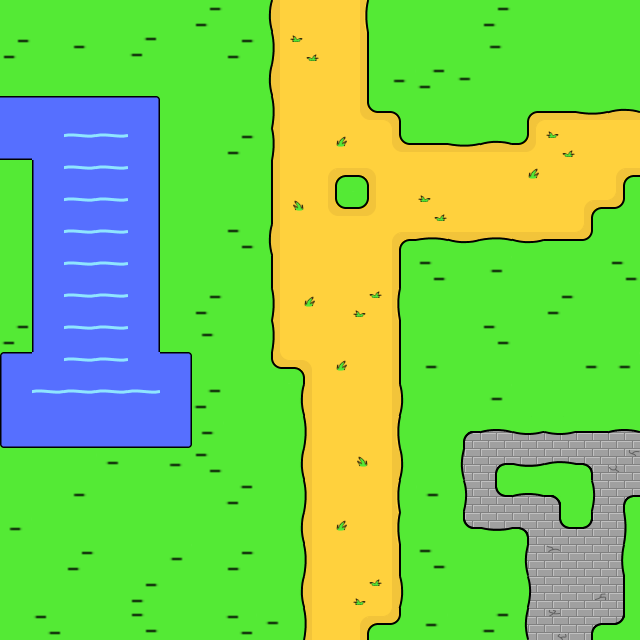

A 2D game scene composited from a Tiled map and its tileset images. What follows is a short description and the map's XML, with every tile layer's data as written:
An orthogonal 20x20 tile map with 32x32 px tiles, 3 tile layers (Background_Layer, Ground_Layer, Decoration_Layer), 4 hidden layers not drawn and 9 objects (PLAYER_START, NPC_START).

<map version="1.2" tiledversion="1.3.3" orientation="orthogonal" renderorder="right-down" width="20" height="20" tilewidth="32" tileheight="32" infinite="0" nextlayerid="13" nextobjectid="13">
 <tileset firstgid="1" source="test.tsx" />
 <layer id="1" name="Background_Layer" width="20" height="20">
  <data encoding="csv">
63,63,63,63,63,63,33,63,35,68,68,61,63,63,63,33,63,63,63,63,
33,63,92,63,93,63,63,33,65,97,68,91,63,63,63,92,63,63,63,63,
63,63,63,63,63,63,63,63,35,68,68,91,64,93,62,63,63,63,63,63,
14,14,14,14,15,63,63,63,65,69,68,121,10,63,63,63,6,8,122,123,
132,102,42,42,45,63,63,33,65,68,67,68,121,124,122,123,125,97,68,68,
63,41,42,42,45,63,63,63,95,68,1,5,68,68,68,68,67,68,68,1,
63,41,42,42,45,63,63,63,95,37,121,125,68,97,68,68,68,68,1,130,
63,41,42,42,45,63,63,94,35,68,68,68,1,2,3,2,3,129,130,63,
63,41,42,42,45,63,63,63,95,68,68,68,70,94,63,34,63,63,63,94,
63,41,42,42,45,63,33,63,65,67,68,38,61,63,63,63,63,33,63,63,
93,41,42,42,45,63,92,63,65,68,69,68,91,63,63,94,63,63,63,63,
11,102,42,42,102,15,63,63,126,5,67,68,70,92,63,63,63,63,92,34,
101,42,42,42,42,105,93,63,63,35,68,68,31,63,63,34,63,63,63,63,
131,132,133,134,134,135,64,63,63,65,68,68,61,63,182,272,273,273,274,272,
63,63,63,62,63,64,94,63,63,35,68,37,31,63,185,151,152,153,155,214,
63,63,92,63,63,63,63,93,63,65,68,68,61,62,215,271,272,183,215,151,
64,63,63,63,63,63,63,63,63,35,67,68,61,63,212,152,155,271,275,181,
63,63,33,63,63,34,63,33,63,65,68,68,91,94,63,63,185,184,244,211,
63,63,63,63,33,63,63,63,63,35,68,38,31,63,63,63,215,244,242,241,
63,32,63,63,94,63,63,32,62,65,68,1,130,64,63,93,185,243,151,213
</data>
 </layer>
 <objectgroup id="3" name="MAP_QUEST_ITEM_SPAWN_LAYER" visible="0" />
 <layer id="2" name="Ground_Layer" width="20" height="20">
  <data encoding="csv">
0,0,0,0,0,0,0,0,0,0,0,0,0,0,0,0,0,0,0,0,
0,0,0,0,0,0,0,0,0,0,0,0,0,0,0,0,0,0,0,0,
0,0,0,0,0,0,0,0,0,0,0,0,0,0,0,0,0,0,0,0,
0,0,0,0,0,0,0,0,0,0,0,0,0,0,0,0,0,0,0,0,
0,0,0,0,0,0,0,0,0,0,0,0,0,0,0,0,0,0,0,0,
0,0,0,0,0,0,0,0,0,0,0,0,0,0,0,0,0,0,0,0,
0,0,0,0,0,0,0,0,0,0,0,0,0,0,0,0,0,0,0,0,
0,0,0,0,0,0,0,0,0,0,0,0,0,0,0,0,0,0,0,0,
0,0,0,0,0,0,0,0,0,0,0,0,0,0,0,0,0,0,0,0,
0,0,0,0,0,0,0,0,0,0,0,0,0,0,0,0,0,0,0,0,
0,0,0,0,0,0,0,0,0,0,0,0,0,0,0,0,0,0,0,0,
0,0,0,0,0,0,0,0,0,0,0,0,0,0,0,0,0,0,0,0,
0,0,0,0,0,0,0,0,0,0,0,0,0,0,0,0,0,0,0,0,
0,0,0,0,0,0,0,0,0,0,0,0,0,0,0,0,0,0,0,0,
0,0,0,0,0,0,0,0,0,0,0,0,0,0,0,0,0,0,0,0,
0,0,0,0,0,0,0,0,0,0,0,0,0,0,0,0,0,0,0,0,
0,0,0,0,0,0,0,0,0,0,0,0,0,0,0,0,0,0,0,0,
0,0,0,0,0,0,0,0,0,0,0,0,0,0,0,0,0,0,0,0,
0,0,0,0,0,0,0,0,0,0,0,0,0,0,0,0,0,0,0,0,
0,0,0,0,0,0,0,0,0,0,0,0,0,0,0,0,0,0,0,0
</data>
 </layer>
 <layer id="4" name="Decoration_Layer" width="20" height="20">
  <data encoding="csv">
0,0,0,0,0,0,0,0,0,0,0,0,0,0,0,0,0,0,0,0,
0,0,0,0,0,0,0,0,0,0,0,0,0,0,0,0,0,0,0,0,
0,0,0,0,0,0,0,0,0,0,0,0,0,0,0,0,0,0,0,0,
0,0,0,0,0,0,0,0,0,0,0,0,0,0,0,0,0,0,0,0,
0,0,0,0,0,0,0,0,0,0,0,0,0,0,0,0,0,0,0,0,
0,0,0,0,0,0,0,0,0,0,0,0,0,0,0,0,0,0,0,0,
0,0,0,0,0,0,0,0,0,0,0,0,0,0,0,0,0,0,0,0,
0,0,0,0,0,0,0,0,0,0,0,0,0,0,0,0,0,0,0,0,
0,0,0,0,0,0,0,0,0,0,0,0,0,0,0,0,0,0,0,0,
0,0,0,0,0,0,0,0,0,0,0,0,0,0,0,0,0,0,0,0,
0,0,0,0,0,0,0,0,0,0,0,0,0,0,0,0,0,0,0,0,
0,0,0,0,0,0,0,0,0,0,0,0,0,0,0,0,0,0,0,0,
0,0,0,0,0,0,0,0,0,0,0,0,0,0,0,0,0,0,0,0,
0,0,0,0,0,0,0,0,0,0,0,0,0,0,0,0,0,0,0,0,
0,0,0,0,0,0,0,0,0,0,0,0,0,0,0,0,0,0,0,0,
0,0,0,0,0,0,0,0,0,0,0,0,0,0,0,0,0,0,0,0,
0,0,0,0,0,0,0,0,0,0,0,0,0,0,0,0,0,0,0,0,
0,0,0,0,0,0,0,0,0,0,0,0,0,0,0,0,0,0,0,0,
0,0,0,0,0,0,0,0,0,0,0,0,0,0,0,0,0,0,0,0,
0,0,0,0,0,0,0,0,0,0,0,0,0,0,0,0,0,0,0,0
</data>
 </layer>
 <objectgroup id="5" name="MAP_COLLISION_LAYER" visible="0">
  <object id="3" x="0" y="-32" width="640" height="32" />
  <object id="4" x="-32" y="0" width="32" height="640" />
  <object id="5" x="640" y="0" width="32" height="640" />
  <object id="6" x="0" y="640" width="640" height="32" />
  <object id="7" x="0" y="96" width="160" height="64" />
  <object id="8" x="32" y="160" width="128" height="192" />
  <object id="9" x="0" y="352" width="192" height="96" />
 </objectgroup>
 <objectgroup id="6" name="MAP_SPAWNS_LAYER">
  <object id="1" name="PLAYER_START" x="336.923" y="592.308" />
  <object id="12" name="NPC_START" x="334.679" y="273.491" />
 </objectgroup>
 <objectgroup id="7" name="MAP_PORTAL_LAYER" visible="0" />
 <objectgroup id="8" name="PARTICLE_EFFECT_SPAWN_LAYER" visible="0" />
 <imagelayer id="9" name="MAP_LIGHTMAP_LAYER_NIGHT" visible="0">
  <image source="mymap_lightmap_alldaylong.png" trans="000000" width="640" height="640" />
 </imagelayer>
 <imagelayer id="10" name="MAP_LIGHTMAP_LAYER_DUSK" visible="0">
  <image source="mymap_lightmap_alldaylong.png" trans="000000" width="640" height="640" />
 </imagelayer>
 <imagelayer id="11" name="MAP_LIGHTMAP_LAYER_DAWN" visible="0">
  <image source="mymap_lightmap_alldaylong.png" trans="000000" width="640" height="640" />
 </imagelayer>
 <imagelayer id="12" name="MAP_LIGHTMAP_LAYER_AFTERNOON" visible="0">
  <image source="mymap_lightmap_alldaylong.png" trans="000000" width="640" height="640" />
 </imagelayer>
</map>